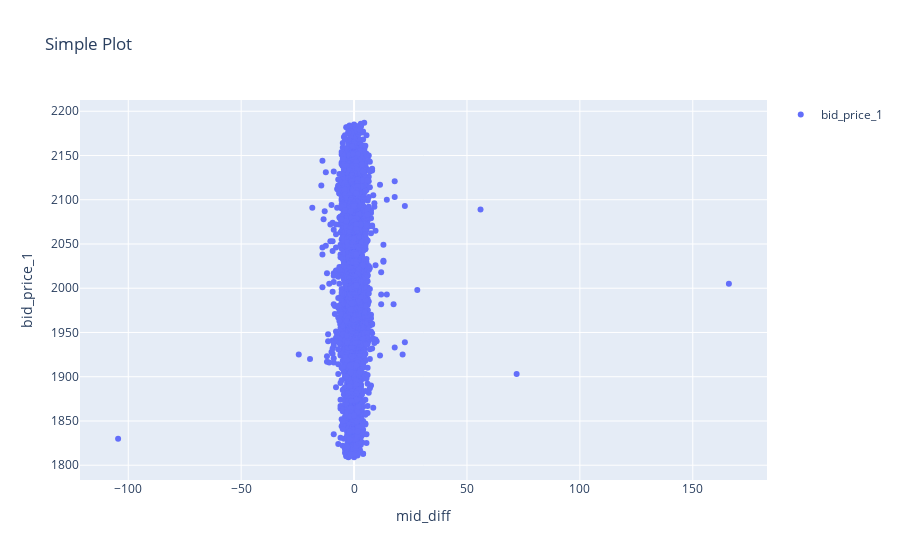

The cell this chart's notebook holds for it:
### Code cell
# volume
plot_histogram_from_series(get_column(all_prices, 'bid_volume_1'))
plot_histogram_from_series(get_column(all_prices, 'ask_volume_1'))

plot_xy(get_column(all_prices, 'mid_diff'), get_column(all_prices, 'bid_price_1'), 
        x_label='mid_diff', y_label='bid_price_1')


# plot_histogram_from_series(
#     get_column(data_1_prices, 'bid_volume_1') )
# plot_histogram_from_series(get_column(data_1_prices, 'bid_volume_2'))
# plot_histogram_from_series(get_column(data_1_prices, 'bid_volume_3'))

### Figure 1 — Plotly figure (JSON) as saved in the notebook; plotly's stock layout.template omitted (floating-point values rounded to 4 significant figures; data arrays with more than 128 entries replaced by an {"elided": "..."} marker saying what was removed)
{"data": [{"mode": "markers", "name": "bid_price_1", "type": "scatter", "x": {"elided": "30000 float values"}, "y": {"elided": "30000 int values"}}], "layout": {"showlegend": true, "title": {"text": "Simple Plot"}, "xaxis": {"title": {"text": "mid_diff"}}, "yaxis": {"title": {"text": "bid_price_1"}}}}
